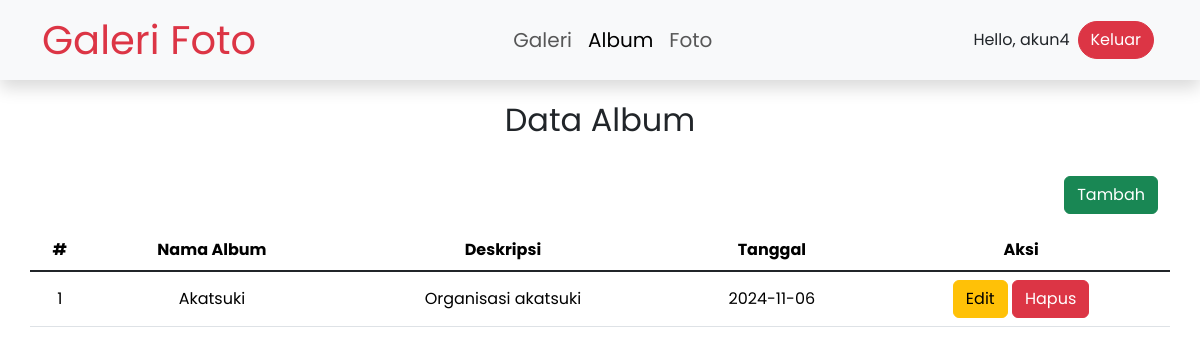
Page /user/album.php (signed in) on the committed database.
### tables this page shows
CREATE TABLE `album` (
  `id_album` int NOT NULL,
  `nama_album` varchar(255) NOT NULL,
  `deskripsi` text NOT NULL,
  `tanggal_dibuat` date NOT NULL,
  `id_user` int NOT NULL
);

### user/album.php (the view, shortened to what this page needs)
<?php
    require_once("../config/koneksi.php");
    $nama = $_SESSION['nama'];
?>
<!DOCTYPE html>
<html lang="en">
<head>
    <link rel="stylesheet" href="../assets/css/style.css">
    <link rel="stylesheet" type="text/css" href="../assets/css/bootstrap.min.css">
</head>
<body>
    <nav class="navbar navbar-expand-lg bg-body-tertiary fixed-top navbar-custom shadow">
    <div class="container">
        <a class="fs-1 text-danger" href="index.php" style="text-decoration: none">Galeri Foto</a>
        <div class="collapse navbar-collapse" id="navbarNavAltMarkup">
        <div class="navbar-nav mx-auto">
            <a href="galeri.php" class="nav-link">Galeri</a>
           <a href="album.php" class="nav-link active">Album</a>
           <a href="foto.php" class="nav-link">Foto</a>
        </div>
        <p class="m-1">Hello, <?php echo $nama ?></p>
        <a href="../config/aksi_logout.php" class="btn btn-danger m-1 rounded-pill">Keluar</a>
        </div>
    </div>
    </nav>
    <div class="container pt-3">
        <p class="fs-2 text-center">Data Album</p>
        <div class="row justify-content-end pt-3">
            <div class="col-auto">
                <button type="button" class="btn btn-success" data-bs-toggle="modal" data-bs-target="#tambah">Tambah</button>
            </div>
        </div>
        <div class="row pt-3">
            <table class="table table-hover text-center align-middle">
                <thead>
                    <tr>
                        <th>#</th>
                        <th>Nama Album</th>
                        <th>Deskripsi</th>
                        <th>Tanggal</th>
                        <th>Aksi</th>
                    </tr>
                </thead>
                <tbody class="table-group-divider">
                    <?php
                        $no = 1;
                        $userid = $_SESSION['userid'];
                        $query = "SELECT * from album  WHERE id_user='$userid'";
                        $sql = mysqli_query($koneksi, $query);
                        while($data = mysqli_fetch_array($sql)) {
                    ?>
                    <tr>
                        <td><?php echo $no++ ?></td>
                        <td><?php echo $data['nama_album'] ?></td>
                        <td><?php echo $data['deskripsi'] ?></td>
                        <td><?php echo $data['tanggal_dibuat'] ?></td>
                        <td>
                            <button type="button" class="btn btn-warning" data-bs-toggle="modal" data-bs-target="#edit<?php echo $data['id_album']?>">Edit</button>
                            <button type="button" class="btn btn-danger" data-bs-toggle="modal" data-bs-target="#hapus<?php echo $data['id_album']?>">Hapus</button>
                        </td>
                    </tr>
                    <?php } ?>
                </tbody>
            </table>
        </div>
    </div>
</body>
</html>

### assets/css/style.css (style rules this page uses)
* { margin: 0; padding: 0; box-sizing: border-box; font-family: 'Poppins', sans-serif; }
body { padding-top: 80px; }
.navbar-custom { height: 80px; padding: 20px 0; font-size: 1rem; }
.navbar-custom .nav-link { font-size: 1.25rem; }

### rows in the picture
album: nama_album "Akatsuki", deskripsi "Organisasi akatsuki", tanggal_dibuat "2024-11-06"

### other values in the picture
$nama "akun4"
